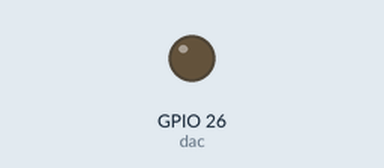
Simulated run of this program. Board: ESP32 board running MicroPython. On the bench: output pins drawn as LEDs (lit = HIGH). What the program prints to the serial console is not drawn.

Above: at 1.0 s.
At 3.0 s:
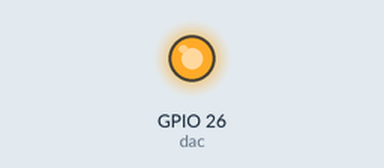
Timing chart, 0 to 5.2 s (numbered marks = the images above):
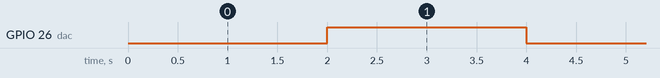

Measured:
- by itself, GPIO 26 (dac): alternates HIGH for 2.0 s and LOW for 2.0 s

The program:

squarewave.py
```python
from machine import Pin,DAC
from time import sleep

dac = DAC(Pin(26))
print("Running a triangular wave form with a frequency of ~ 1 Hz on pin 26")
while True:
    dac.write(0)
    sleep(2)
    dac.write(255)
    sleep(2)
```
